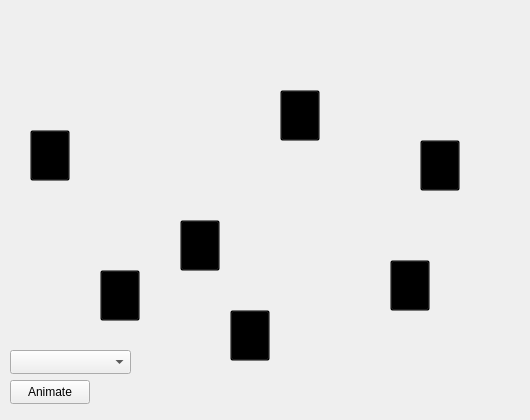
<?xml version="1.0" encoding="UTF-8"?>
<ui version="4.0">
 <class>GraphView</class>
 <widget class="QWidget" name="GraphView">
  <property name="geometry">
   <rect>
    <x>0</x>
    <y>0</y>
    <width>530</width>
    <height>420</height>
   </rect>
  </property>
  <property name="windowTitle">
   <string>Form</string>
  </property>
  <property name="styleSheet">
   <string notr="true"/>
  </property>
  <widget class="QLabel" name="backgroundlabel">
   <property name="geometry">
    <rect>
     <x>0</x>
     <y>0</y>
     <width>530</width>
     <height>420</height>
    </rect>
   </property>
   <property name="styleSheet">
    <string notr="true">border-image: url(:/swbackground.png) 0 0 0 0 stretch stretch;</string>
   </property>
   <property name="text">
    <string/>
   </property>
  </widget>
  <widget class="QToolButton" name="saltLakeCityNode">
   <property name="geometry">
    <rect>
     <x>280</x>
     <y>90</y>
     <width>40</width>
     <height>51</height>
    </rect>
   </property>
   <property name="styleSheet">
    <string notr="true">background-color: rgba(0, 0, 0, 0);</string>
   </property>
   <property name="text">
    <string/>
   </property>
   <property name="icon">
    <iconset resource="resources.qrc">
     <normaloff>:/emptynode.png</normaloff>:/emptynode.png</iconset>
   </property>
   <property name="iconSize">
    <size>
     <width>30</width>
     <height>30</height>
    </size>
   </property>
   <property name="toolButtonStyle">
    <enum>Qt::ToolButtonTextUnderIcon</enum>
   </property>
  </widget>
  <widget class="QToolButton" name="denverNode">
   <property name="geometry">
    <rect>
     <x>420</x>
     <y>140</y>
     <width>40</width>
     <height>51</height>
    </rect>
   </property>
   <property name="styleSheet">
    <string notr="true">background-color: rgba(0, 0, 0, 0);</string>
   </property>
   <property name="text">
    <string/>
   </property>
   <property name="icon">
    <iconset resource="resources.qrc">
     <normaloff>:/emptynode.png</normaloff>:/emptynode.png</iconset>
   </property>
   <property name="iconSize">
    <size>
     <width>30</width>
     <height>30</height>
    </size>
   </property>
   <property name="toolButtonStyle">
    <enum>Qt::ToolButtonTextUnderIcon</enum>
   </property>
  </widget>
  <widget class="QToolButton" name="albuquerqueNode">
   <property name="geometry">
    <rect>
     <x>390</x>
     <y>260</y>
     <width>40</width>
     <height>51</height>
    </rect>
   </property>
   <property name="styleSheet">
    <string notr="true">background-color: rgba(0, 0, 0, 0);</string>
   </property>
   <property name="text">
    <string/>
   </property>
   <property name="icon">
    <iconset resource="resources.qrc">
     <normaloff>:/emptynode.png</normaloff>:/emptynode.png</iconset>
   </property>
   <property name="iconSize">
    <size>
     <width>30</width>
     <height>30</height>
    </size>
   </property>
   <property name="toolButtonStyle">
    <enum>Qt::ToolButtonTextUnderIcon</enum>
   </property>
  </widget>
  <widget class="QToolButton" name="phoenixNode">
   <property name="geometry">
    <rect>
     <x>230</x>
     <y>310</y>
     <width>40</width>
     <height>51</height>
    </rect>
   </property>
   <property name="styleSheet">
    <string notr="true">background-color: rgba(0, 0, 0, 0);</string>
   </property>
   <property name="text">
    <string/>
   </property>
   <property name="icon">
    <iconset resource="resources.qrc">
     <normaloff>:/emptynode.png</normaloff>:/emptynode.png</iconset>
   </property>
   <property name="iconSize">
    <size>
     <width>30</width>
     <height>30</height>
    </size>
   </property>
   <property name="toolButtonStyle">
    <enum>Qt::ToolButtonTextUnderIcon</enum>
   </property>
  </widget>
  <widget class="QToolButton" name="losAngelesNode">
   <property name="geometry">
    <rect>
     <x>100</x>
     <y>270</y>
     <width>40</width>
     <height>51</height>
    </rect>
   </property>
   <property name="styleSheet">
    <string notr="true">background-color: rgba(0, 0, 0, 0);</string>
   </property>
   <property name="text">
    <string/>
   </property>
   <property name="icon">
    <iconset resource="resources.qrc">
     <normaloff>:/emptynode.png</normaloff>:/emptynode.png</iconset>
   </property>
   <property name="iconSize">
    <size>
     <width>30</width>
     <height>30</height>
    </size>
   </property>
   <property name="toolButtonStyle">
    <enum>Qt::ToolButtonTextUnderIcon</enum>
   </property>
  </widget>
  <widget class="QToolButton" name="sanFranciscoNode">
   <property name="geometry">
    <rect>
     <x>30</x>
     <y>130</y>
     <width>40</width>
     <height>51</height>
    </rect>
   </property>
   <property name="styleSheet">
    <string notr="true">background-color: rgba(0, 0, 0, 0);</string>
   </property>
   <property name="text">
    <string/>
   </property>
   <property name="icon">
    <iconset resource="resources.qrc">
     <normaloff>:/emptynode.png</normaloff>:/emptynode.png</iconset>
   </property>
   <property name="iconSize">
    <size>
     <width>30</width>
     <height>30</height>
    </size>
   </property>
   <property name="toolButtonStyle">
    <enum>Qt::ToolButtonTextUnderIcon</enum>
   </property>
  </widget>
  <widget class="QToolButton" name="lasVegasNode">
   <property name="geometry">
    <rect>
     <x>180</x>
     <y>220</y>
     <width>40</width>
     <height>51</height>
    </rect>
   </property>
   <property name="styleSheet">
    <string notr="true">background-color: rgba(0, 0, 0, 0);</string>
   </property>
   <property name="text">
    <string/>
   </property>
   <property name="icon">
    <iconset resource="resources.qrc">
     <normaloff>:/emptynode.png</normaloff>:/emptynode.png</iconset>
   </property>
   <property name="iconSize">
    <size>
     <width>30</width>
     <height>30</height>
    </size>
   </property>
   <property name="toolButtonStyle">
    <enum>Qt::ToolButtonTextUnderIcon</enum>
   </property>
  </widget>
  <widget class="QPushButton" name="animationButton">
   <property name="geometry">
    <rect>
     <x>10</x>
     <y>380</y>
     <width>80</width>
     <height>24</height>
    </rect>
   </property>
   <property name="text">
    <string>Animate</string>
   </property>
  </widget>
  <widget class="QComboBox" name="animationChooseBox">
   <property name="geometry">
    <rect>
     <x>10</x>
     <y>350</y>
     <width>121</width>
     <height>24</height>
    </rect>
   </property>
  </widget>
 </widget>
 <resources>
  <include location="resources.qrc"/>
 </resources>
 <connections/>
</ui>
